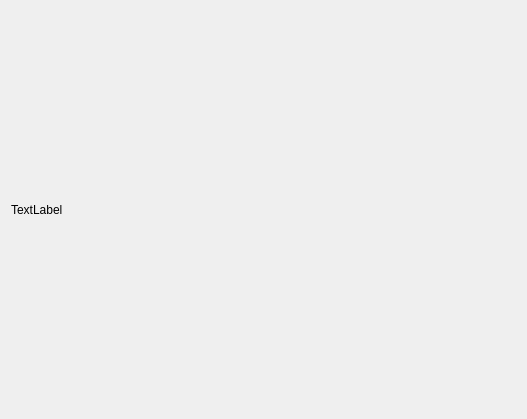
<?xml version="1.0" encoding="UTF-8"?>
<ui version="4.0">
 <class>Form</class>
 <widget class="QWidget" name="Form">
  <property name="geometry">
   <rect>
    <x>0</x>
    <y>0</y>
    <width>527</width>
    <height>419</height>
   </rect>
  </property>
  <property name="windowTitle">
   <string>投屏</string>
  </property>
  <property name="styleSheet">
   <string notr="true">border: none</string>
  </property>
  <layout class="QGridLayout" name="gridLayout">
   <item row="0" column="0">
    <widget class="QLabel" name="label_pic">
     <property name="lineWidth">
      <number>1</number>
     </property>
     <property name="text">
      <string>TextLabel</string>
     </property>
    </widget>
   </item>
  </layout>
 </widget>
 <resources/>
 <connections/>
</ui>
